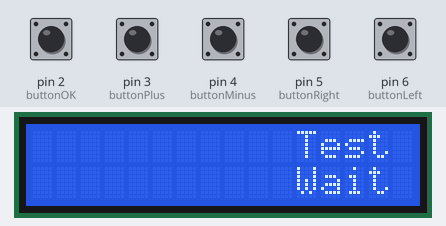
Bench run of a sketch on a simulated Arduino Uno, built with avr-gcc and run on an emulated ATmega328P. On the bench: 16×2 character LCD. The inputs (shaded band) are chosen by the test bench; at power-on: pin 2 (buttonOK), pin 3 (buttonPlus), pin 4 (buttonMinus), pin 5 (buttonRight), pin 6 (buttonLeft) HIGH.

Above: at 1.2 s.
1.3 s: pin 2 (buttonOK) pulled LOW for 0.15 s
At 2.6 s:
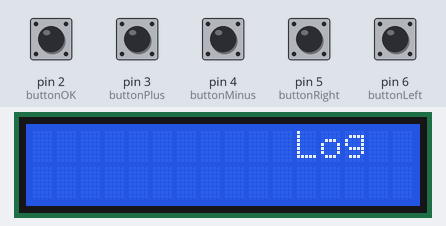
2.9 s: pin 2 (buttonOK) pulled LOW for 1 s
At 4.9 s:
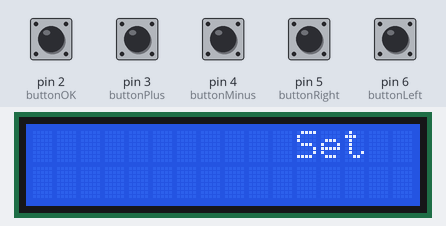
5.4 s: pin 2 (buttonOK) pulsed LOW 5 times (0.12 s each, 0.3 s apart)
At 7.9 s:
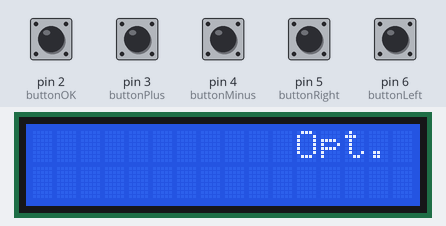
Timing chart, 0 to 9.4 s (numbered marks = the images above; inputs shaded):
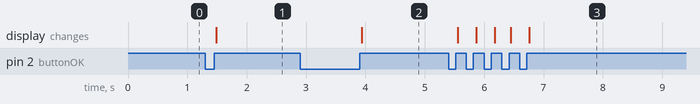

Measured:
- after the input at 1.3 s, the display: changes after 0.19 s (image 1)
- after the input at 2.9 s, the display: changes after 1.0 s (image 2)
- after the input at 5.4 s, the display: first changes after 0.16 s (image 3 shows a later state)

The sketch:

Menu_LCD.ino
```cpp
#include <LiquidCrystal.h>

volatile boolean ButtonOKPressed;  // need volatile for Interrupts

const int longButtonDelay = 40;
const int shortButonDelay = 1;

//LCD
LiquidCrystal lcd(7, 8, 9, 10, 11, 12);

//Variables
int analogPin = 1;

//Buttons
const int buttonOK = 2;
const int buttonOKL = 12;
int buttonOKCnt = 0;

const int buttonPlus = 3;
const int buttonPlusL = 13;
int buttonPlusCnt = 0;

const int buttonMinus = 4;
const int buttonMinusL = 14;
int buttonMinusCnt = 0;

const int buttonLeft = 6;
const int buttonLeftL = 16;
int buttonLeftCnt = 0;

const int buttonRight = 5;
const int buttonRightL = 15;
int buttonRightCnt = 0;

int buttonCurrent = 0;

//Mode
const int modeTestId    = 1;
const int modeLogId     = 2;
const int modeOptionsId = 3;
const int modeSetId     = 4;
const int modeResetId   = 5;

int currentMode = modeTestId;
int prevMode = modeTestId;

void setup() {
  //Setup Buttons
  initButtons();
  initLCD();
}

void loop() {
  readButtons();
  switch (getCurrentMode())
  {
    case modeTestId:
    modeTest();
    break;

    case modeLogId:
    modeLog();
    break;

    case modeOptionsId:
    modeOptions();
    break;

    case modeSetId:
    modeSet();
    break;

    case modeResetId:
    modeReset();
    break;


  }

  delay(20);

  //lcd.setCursor(0, 0);
  //lcd.print("test");
}
void modeReset()
{
  showMode("Rst.");
  showStatus("");
  switch (getPressedButton())
  {
    case buttonOK:
     setCurrentMode(modeTestId);
     break;
  }
}
void modeOptions()
{
  showMode("Opt.");
  showStatus("");
  switch (getPressedButton())
  {
    case buttonOK:
     setCurrentMode(modeTestId);
     break;

  }
}
void modeSet()
{
  showMode("Set");
  showStatus("");
  switch (getPressedButton())
  {
    case buttonOK:
     setCurrentMode(getPrevMode());
     break;
    case buttonOKL:
     //Save new Target
     setCurrentMode(getPrevMode());
     break;
  }
}
void modeLog()
{
  showMode("Log");
  showStatus("");
  switch (getPressedButton())
  {
    case buttonOK:
     setCurrentMode(modeOptionsId);
     break;
    case buttonOKL:
     setCurrentMode(modeSetId);
     break;
  }
}
void modeTest()
{
  static int modeStatus = 0;
  showMode("Test");
  switch (modeStatus)
  {
    case 0:
     showStatus("Wait");
     break;
    case 1:
     showStatus("Ready");
     break;
    case 2:
     showStatus("Go");
     break;
    case 3:
     showStatus("End");
     break;
  }
  switch (getPressedButton())
  {
    case buttonOK:
     setCurrentMode(modeLogId);
     break;
    case buttonOKL:
     modeStatus += 1;
     if (modeStatus>3) modeStatus = 0;
     //setCurrentMode(modeSetId);
     break;
  }
}
int getCurrentMode()
{
  return currentMode;
}
int getPrevMode()
{
  return prevMode;
}
void setCurrentMode(int mode)
{
  prevMode = currentMode;
  currentMode = mode;
}
void  initLCD()
{
  lcd.begin(16, 2);
  lcd.clear();
}

void showFirstLine(String text)
{
   text = text + "           ";
   showMsg( text.substring(0,11), 0, 0 );
}
void showSecondLine(String text)
{
   text = text + "           ";
   showMsg( text.substring(0,11), 0, 1 );
}
void showMode(String text)
{
   text = text + "     ";
   showMsg( text.substring(0,5), 11, 0 );
}
void showStatus(String text)
{
   text = text + "     ";
   showMsg( text.substring(0,5), 11, 1 );
}
void showMsg(String text, int x, int y)
{
   lcd.setCursor(x, y);
   lcd.print( text );

}
void initButtons()
{
  pinMode(buttonOK, INPUT_PULLUP);
  pinMode(buttonPlus, INPUT_PULLUP);
  pinMode(buttonMinus, INPUT_PULLUP);
  pinMode(buttonLeft, INPUT_PULLUP);
  pinMode(buttonRight, INPUT_PULLUP);
}

void readButtons()
{
  checkButton(buttonOK, buttonOKCnt, "OK   ");
  checkButton(buttonPlus, buttonPlusCnt, "Plus ");
  checkButton(buttonMinus, buttonMinusCnt, "Minus");
  checkButton(buttonLeft, buttonLeftCnt, "Left ");
  checkButton(buttonRight, buttonRightCnt, "Right");
}

int getPressedButton()
{
  int tmp = buttonCurrent;
  buttonCurrent = 0;
  return tmp;
}

void checkButton(int button, int &cnt, String msg)
{
  if (digitalRead(button) == LOW)
  {
    // check if button is pressed
    cnt = cnt + 1;
  }
  else
  {
    if (cnt > 40)
    {
      //Button long pressed
      buttonCurrent = button + 10;
    }
    else if (cnt > 1)
    {
      //Button short presssed
      buttonCurrent = button;
    }
    cnt = 0;
  }
}
```
